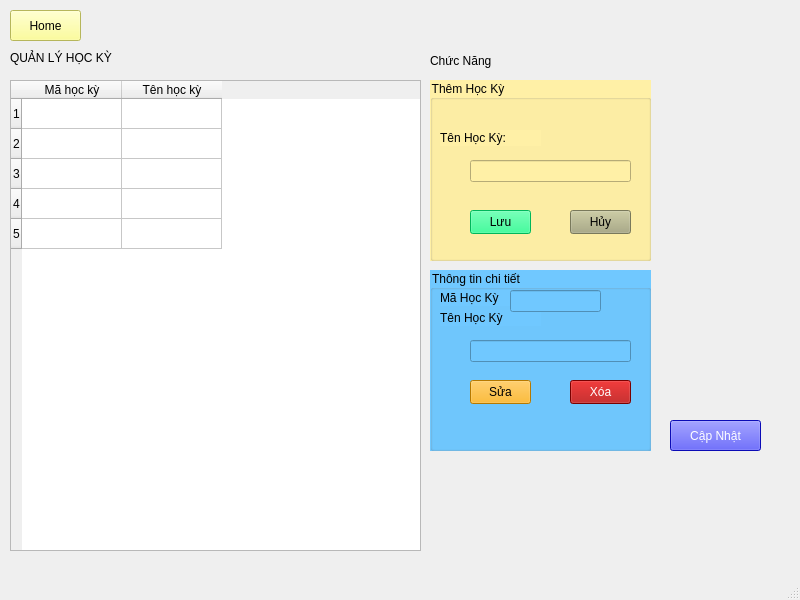
<?xml version="1.0" encoding="UTF-8"?>
<ui version="4.0">
 <class>MainWindow</class>
 <widget class="QMainWindow" name="MainWindow">
  <property name="geometry">
   <rect>
    <x>0</x>
    <y>0</y>
    <width>800</width>
    <height>600</height>
   </rect>
  </property>
  <property name="windowTitle">
   <string>MainWindow</string>
  </property>
  <widget class="QWidget" name="centralwidget">
   <widget class="QLabel" name="label">
    <property name="geometry">
     <rect>
      <x>10</x>
      <y>50</y>
      <width>171</width>
      <height>16</height>
     </rect>
    </property>
    <property name="styleSheet">
     <string notr="true">font: 700 12pt &quot;Segoe UI&quot;;</string>
    </property>
    <property name="text">
     <string>QUẢN LÝ HỌC KỲ</string>
    </property>
   </widget>
   <widget class="QGroupBox" name="groupBox">
    <property name="geometry">
     <rect>
      <x>430</x>
      <y>270</y>
      <width>221</width>
      <height>181</height>
     </rect>
    </property>
    <property name="styleSheet">
     <string notr="true">background-color: rgb(112, 200, 255);
font: 10pt &quot;Segoe UI&quot;;</string>
    </property>
    <property name="title">
     <string>Thông tin chi tiết</string>
    </property>
    <widget class="QLineEdit" name="detailNameHocKy">
     <property name="geometry">
      <rect>
       <x>40</x>
       <y>70</y>
       <width>161</width>
       <height>22</height>
      </rect>
     </property>
     <property name="styleSheet">
      <string notr="true">font: 10pt &quot;Segoe UI&quot;;</string>
     </property>
     <property name="readOnly">
      <bool>true</bool>
     </property>
    </widget>
    <widget class="QPushButton" name="btnEdit">
     <property name="geometry">
      <rect>
       <x>40</x>
       <y>110</y>
       <width>61</width>
       <height>24</height>
      </rect>
     </property>
     <property name="styleSheet">
      <string notr="true">background-color: rgb(255, 170, 0);</string>
     </property>
     <property name="text">
      <string>Sửa</string>
     </property>
    </widget>
    <widget class="QPushButton" name="btnDelete">
     <property name="geometry">
      <rect>
       <x>140</x>
       <y>110</y>
       <width>61</width>
       <height>24</height>
      </rect>
     </property>
     <property name="styleSheet">
      <string notr="true">background-color: rgb(170, 0, 0);
color: rgb(255, 255, 255);</string>
     </property>
     <property name="text">
      <string>Xóa</string>
     </property>
    </widget>
    <widget class="QLabel" name="label_7">
     <property name="geometry">
      <rect>
       <x>10</x>
       <y>40</y>
       <width>101</width>
       <height>16</height>
      </rect>
     </property>
     <property name="styleSheet">
      <string notr="true">font: 10pt &quot;Segoe UI&quot;;</string>
     </property>
     <property name="text">
      <string>Tên Học Kỳ</string>
     </property>
    </widget>
    <widget class="QLabel" name="label_8">
     <property name="geometry">
      <rect>
       <x>10</x>
       <y>20</y>
       <width>71</width>
       <height>16</height>
      </rect>
     </property>
     <property name="styleSheet">
      <string notr="true">font: 10pt &quot;Segoe UI&quot;;</string>
     </property>
     <property name="text">
      <string>Mã Học Kỳ</string>
     </property>
    </widget>
    <widget class="QLineEdit" name="detailIDHocKy">
     <property name="geometry">
      <rect>
       <x>80</x>
       <y>20</y>
       <width>91</width>
       <height>22</height>
      </rect>
     </property>
     <property name="styleSheet">
      <string notr="true">font: 10pt &quot;Segoe UI&quot;;</string>
     </property>
     <property name="readOnly">
      <bool>true</bool>
     </property>
    </widget>
   </widget>
   <widget class="QGroupBox" name="groupBox_2">
    <property name="geometry">
     <rect>
      <x>430</x>
      <y>80</y>
      <width>221</width>
      <height>181</height>
     </rect>
    </property>
    <property name="styleSheet">
     <string notr="true">background-color: rgb(255, 240, 166);
font: 10pt &quot;Segoe UI&quot;;</string>
    </property>
    <property name="title">
     <string>Thêm Học Kỳ</string>
    </property>
    <widget class="QLabel" name="label_5">
     <property name="geometry">
      <rect>
       <x>10</x>
       <y>50</y>
       <width>101</width>
       <height>16</height>
      </rect>
     </property>
     <property name="styleSheet">
      <string notr="true">font: 10pt &quot;Segoe UI&quot;;</string>
     </property>
     <property name="text">
      <string>Tên Học Kỳ: </string>
     </property>
    </widget>
    <widget class="QLineEdit" name="NameHocKy">
     <property name="geometry">
      <rect>
       <x>40</x>
       <y>80</y>
       <width>161</width>
       <height>22</height>
      </rect>
     </property>
     <property name="styleSheet">
      <string notr="true">font: 10pt &quot;Segoe UI&quot;;</string>
     </property>
     <property name="readOnly">
      <bool>false</bool>
     </property>
    </widget>
    <widget class="QPushButton" name="btnSave">
     <property name="geometry">
      <rect>
       <x>40</x>
       <y>130</y>
       <width>61</width>
       <height>24</height>
      </rect>
     </property>
     <property name="styleSheet">
      <string notr="true">background-color: rgb(0, 255, 127);</string>
     </property>
     <property name="text">
      <string>Lưu</string>
     </property>
    </widget>
    <widget class="QPushButton" name="btnCancel">
     <property name="geometry">
      <rect>
       <x>140</x>
       <y>130</y>
       <width>61</width>
       <height>24</height>
      </rect>
     </property>
     <property name="styleSheet">
      <string notr="true">background-color: rgb(170, 170, 127);</string>
     </property>
     <property name="text">
      <string>Hủy</string>
     </property>
    </widget>
   </widget>
   <widget class="QPushButton" name="btnReload">
    <property name="geometry">
     <rect>
      <x>670</x>
      <y>420</y>
      <width>91</width>
      <height>31</height>
     </rect>
    </property>
    <property name="styleSheet">
     <string notr="true">background-color: rgb(16, 16, 255);
font: 10pt &quot;Segoe UI&quot;;
color: rgb(255, 255, 255);</string>
    </property>
    <property name="text">
     <string>Cập Nhật</string>
    </property>
    <property name="icon">
     <iconset>
      <normaloff>images/ic/icreload.png</normaloff>images/ic/icreload.png</iconset>
    </property>
    <property name="iconSize">
     <size>
      <width>20</width>
      <height>20</height>
     </size>
    </property>
   </widget>
   <widget class="QLabel" name="label_6">
    <property name="geometry">
     <rect>
      <x>430</x>
      <y>50</y>
      <width>131</width>
      <height>21</height>
     </rect>
    </property>
    <property name="styleSheet">
     <string notr="true">font: 700 12pt &quot;Segoe UI&quot;;</string>
    </property>
    <property name="text">
     <string>Chức Năng</string>
    </property>
   </widget>
   <widget class="QPushButton" name="btnHome">
    <property name="geometry">
     <rect>
      <x>10</x>
      <y>10</y>
      <width>71</width>
      <height>31</height>
     </rect>
    </property>
    <property name="styleSheet">
     <string notr="true">font: 10pt &quot;Segoe UI&quot;;
background-color: rgb(255, 255, 127);</string>
    </property>
    <property name="text">
     <string>Home</string>
    </property>
    <property name="icon">
     <iconset>
      <normaloff>images/ic/icHome.png</normaloff>images/ic/icHome.png</iconset>
    </property>
    <property name="iconSize">
     <size>
      <width>20</width>
      <height>20</height>
     </size>
    </property>
   </widget>
   <widget class="QTableWidget" name="tableHocKy">
    <property name="geometry">
     <rect>
      <x>10</x>
      <y>80</y>
      <width>411</width>
      <height>471</height>
     </rect>
    </property>
    <property name="rowCount">
     <number>5</number>
    </property>
    <property name="columnCount">
     <number>2</number>
    </property>
    <row/>
    <row/>
    <row/>
    <row/>
    <row/>
    <column>
     <property name="text">
      <string>Mã học kỳ</string>
     </property>
    </column>
    <column>
     <property name="text">
      <string>Tên học kỳ</string>
     </property>
    </column>
   </widget>
  </widget>
  <widget class="QMenuBar" name="menubar">
   <property name="geometry">
    <rect>
     <x>0</x>
     <y>0</y>
     <width>800</width>
     <height>22</height>
    </rect>
   </property>
  </widget>
  <widget class="QStatusBar" name="statusbar"/>
 </widget>
 <resources/>
 <connections/>
</ui>
